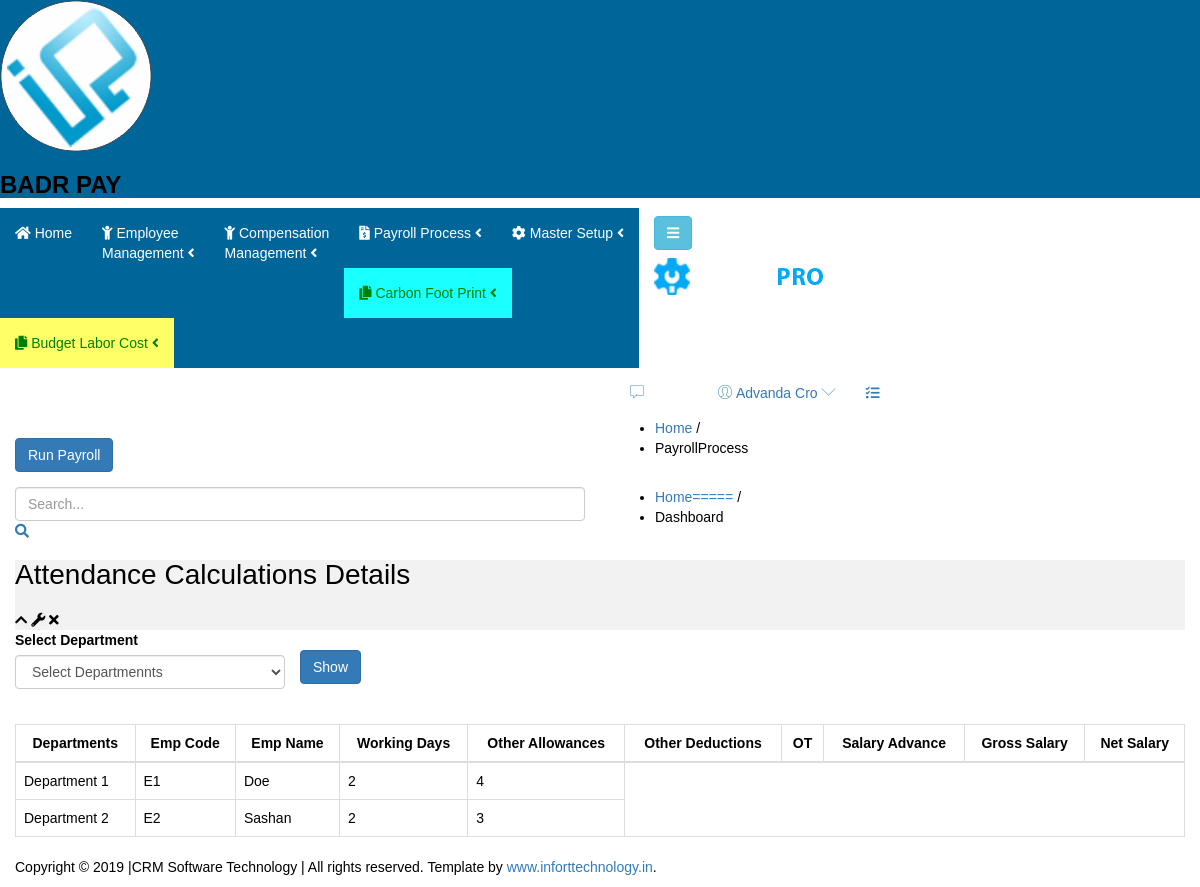
The page /Wamp/Forms/MonthendProcess/MonthendProcessUI.php on the database its author committed.
### tables this page shows
CREATE TABLE IF NOT EXISTS `rowdatamonthend` (
  `ID` int NOT NULL AUTO_INCREMENT,
  `EmployeeID` varchar(50) NOT NULL,
  `DayOff` float NOT NULL,
  `OT` float NOT NULL,
  `Late` float NOT NULL,
  `WorkinDay` float NOT NULL,
  `WorkingHours` float NOT NULL,
  `Leave` float NOT NULL,
  `Absent` float NOT NULL,
  `AttAllowances` double NOT NULL,
  `AccOT` float NOT NULL,
  `Auser` varchar(50) NOT NULL,
  `Muser` varchar(50) NOT NULL,
  `Terminal` varchar(50) NOT NULL,
  `NopayLeave` float NOT NULL,
  `PayMonth` int NOT NULL,
  `PayYear` int NOT NULL,
  `PayCut` float NOT NULL,
  `DoubleOT` float NOT NULL,
  `LateCount` double NOT NULL,
  `LateMinuts` double NOT NULL,
  `PayCutEvenin` float NOT NULL,
  `CompanyID` int NOT NULL,
  `EmpTypeID` int NOT NULL,
  `SundayAllownce` double NOT NULL,
  `SpecAllownce` double NOT NULL,
  `WeeklyLeave` float NOT NULL,
  `SundayWeekLeave` float NOT NULL,
  `DateType` varchar(50) NOT NULL,
  `SaturdayAllowence` int NOT NULL,
  `EmpDailyRate` double NOT NULL,
  `TotalQTY` int NOT NULL,
  `SaturdayQTY` int NOT NULL,
  `SundayOT` float NOT NULL,
  `SundayWorkingDay` int NOT NULL,
  `PoyaDayWorking` int NOT NULL,
  `TimeBonescal` double NOT NULL,
  PRIMARY KEY (`ID`)
);

CREATE TABLE IF NOT EXISTS `departments` (
  `ID` int NOT NULL AUTO_INCREMENT,
  `Departments` varchar(50) NOT NULL,
  PRIMARY KEY (`ID`)
);

CREATE TABLE IF NOT EXISTS `employee` (
  `EmployeeID` int NOT NULL AUTO_INCREMENT,
  `EmployeeCode` varchar(15) NOT NULL,
  `FirstName` varchar(50) NOT NULL,
  `LastName` varchar(50) NOT NULL,
  `DepartmentID` int NOT NULL,
  `DesignationID` int NOT NULL,
  `Gender` varchar(10) NOT NULL,
  `Email` varchar(100) NOT NULL,
  `Address` varchar(255) NOT NULL,
  `MobileNumber` varchar(15) NOT NULL,
  `BirthDate` date NOT NULL,
  `JoinedDate` date NOT NULL,
  `Status` varchar(20) NOT NULL,
  `BasicSalary` decimal(10,2) NOT NULL,
  `PhotoPath` varchar(255) DEFAULT NULL,
  `PhotoID` varchar(255) NOT NULL,
  `QID` varchar(15) NOT NULL,
  `HourlyRate` double NOT NULL,
  PRIMARY KEY (`EmployeeID`)
);

### Wamp/Connection/dbconnecting.php (called while the page is built, shortened)
<?php
$host = "localhost";
$user = "root";
$password = "";
$database = "badrpayroll";
class DBHandle {
    private $connection;
    public function __construct($host, $user, $password, $database) {
        $this->connection = new mysqli($host, $user, $password, $database);
    }
    public function runQuery($query) {
        $result = $this->connection->query($query);
        return $result;
    }
}
$db_handle = new DBHandle($host, $user, $password, $database);
?>

### Wamp/Forms/MonthendProcess/MonthendProcessUI.php (the view, shortened to what this page needs)
<?php
	require_once("../../Connection/dbconnecting.php");
?>
<!doctype html>
<html class="no-js" lang="en">
<head>
	<?php include('../../Include/headerlinks.php');
	?>
</head>
<body class="materialdesign">
    <div class="wrapper-pro">
        <?php include('../../Include/sidebar.php'); ?>
        <div class="content-inner-all">
            <?php include('../../Include/header.php'); ?>
            <div class="breadcome-area mg-b-30 small-dn">
                <div class="container-fluid">
                    <div class="row">
                        <div class="col-lg-12">
                            <div class="breadcome-list shadow-reset">
                                <div class="row">
                                    <div class="col-lg-6">
                                        <div class="breadcome-heading">
											<div class="form-group" style="text-align: left; display: block;"><br>
												<button type="button" class="calculateAttendance btn btn-primary" id="calculateAttendance"> Run Payroll</button>
											</div>
                                        </div>
                                    </div>
                                    <div class="col-lg-6">
                                        <ul class="breadcome-menu">
                                            <li><a href="#">Home</a> <span class="bread-slash">/</span>
                                            </li>
                                            <li><span class="bread-blod">PayrollProcess</span>
                                            </li>
                                        </ul>
                                    </div>
                                </div>
                            </div>
                        </div>
                    </div>
                </div>
            </div>
			<?php include('../../Include/menuarea.php'); ?>
            <div class="admin-dashone-data-table-area mg-b-15">
                <div class="container-fluid">
                    <div class="row">
                        <div class="col-lg-12">
                            <div class="sparkline8-list shadow-reset">
                                <div class="sparkline8-hd" style="background-color:#f2f2f2;">
                                    <div class="main-sparkline8-hd">
                                        <h1>Attendance Calculations Details </h1>
                                        <div class="sparkline8-outline-icon">
                                            <span class="sparkline8-collapse-link"><i class="fa fa-chevron-up"></i></span>
                                            <span><i class="fa fa-wrench"></i></span>
                                            <span class="sparkline8-collapse-close"><i class="fa fa-times"></i></span>
                                        </div>
                                    </div>
                                </div>
                                <div class="sparkline8-graph">
									<form id="form1" name="form1" method="post" autocomplete="off" action="">
										<div class="row">
											<div class="col-md-3">
												<div class="form-group">
													<label for="txtDepartment" style="text-align: left; display: block;" >Select Department</label>
													<select class="form-control" id="cmbDepartment" 	>
															<option value="">Select Departmennts</option>
														</select>
												</div>
											</div>
											<div class="form-group" style="text-align: left; display: block;"><br>
												<button type="button" class="PayrollProcess btn btn-primary" id="PayrollProcess">Show</button>
											</div>
										</div>
									</form>
									<br>
										<div id="Insert_Department" >
											<table class="table table-bordered" >
												<thead>
													<tr>
														<th  style="  text-align:center;">Departments</th>
														<th  style="  text-align:center;">Emp Code</th>
														<th  style="  text-align:center;">Emp Name</th>
														<th  style="  text-align:center;">Working Days</th>
														<th  style="  text-align:center;">Other Allowances</th>
														<th  style="  text-align:center;">Other Deductions</th>
														<th  style="  text-align:center;">OT</th>
														<th  style="  text-align:center;">Salary Advance</th>
														<th  style="  text-align:center;">Gross Salary</th>
														<th  style="  text-align:center;">Net Salary</th>
													</tr>
												</thead>
												<tbody>
												<?php
												  $queryA = "SELECT `rowdatamonthend`.`OT`,`rowdatamonthend`.`Late`,`rowdatamonthend`.`WorkinDay`,`rowdatamonthend`.`WorkingHours`,
															`employee`.`FirstName`,`employee`.`EmployeeCode`,`departments`.`Departments`,`rowdatamonthend`.`ID`
															   FROM `rowdatamonthend`
															   INNER JOIN employee ON employee.EmployeeID = rowdatamonthend.EmployeeID
															   INNER JOIN departments ON departments.ID = employee.DepartmentID
															   ORDER BY employee.EmployeeID";
												$resultA = $db_handle->runQuery($queryA);
												if(!empty($resultA)){
													foreach ($resultA as $r) {
														$ID=$r['ID'];
														?>
														<tr id="show">
															<td style ="text-align:left;" id="Departments-<?php echo $ID; ?>"><?php echo $r['Departments']; ?></td>
															<td style ="text-align:left;" id="Departments-<?php echo $ID; ?>"><?php echo $r['EmployeeCode']; ?></td>
															<td style ="text-align:left;" id="Departments-<?php echo $ID; ?>"><?php echo $r['FirstName']; ?></td>
															<td style ="text-align:left;" id="Departments-<?php echo $ID; ?>"><?php echo $r['WorkinDay']; ?></td>
															<td style ="text-align:left;" id="Departments-<?php echo $ID; ?>"><?php echo $r['OT']; ?></td>
														</tr>
														<?php
													}
												}	?>
												</tbody>
											</table>
										</div>
                                    </div>
                                </div>
                            </div>
                        </div>
                    </div>
                </div>
            </div>
        </div>
    <?php include('../../Include/footer.php'); ?>
</body>
</html>

### Wamp/Forms/css/style.css (style rules this page uses)
body { font-family: "Poppins", sans-serif; color: #000000; background-color: #ffffff; }
.btn, .btn:focus { outline: none !important; -webkit-box-shadow: none; box-shadow: none; }

### rows shown on the page
rowdatamonthend: departments.Departments "Department 1", EmployeeID.EmployeeCode "E1", EmployeeID.FirstName "Doe", WorkinDay "2", OT "4"
rowdatamonthend: departments.Departments "Department 2", EmployeeID.EmployeeCode "E2", EmployeeID.FirstName "Sashan", WorkinDay "2", OT "3"
